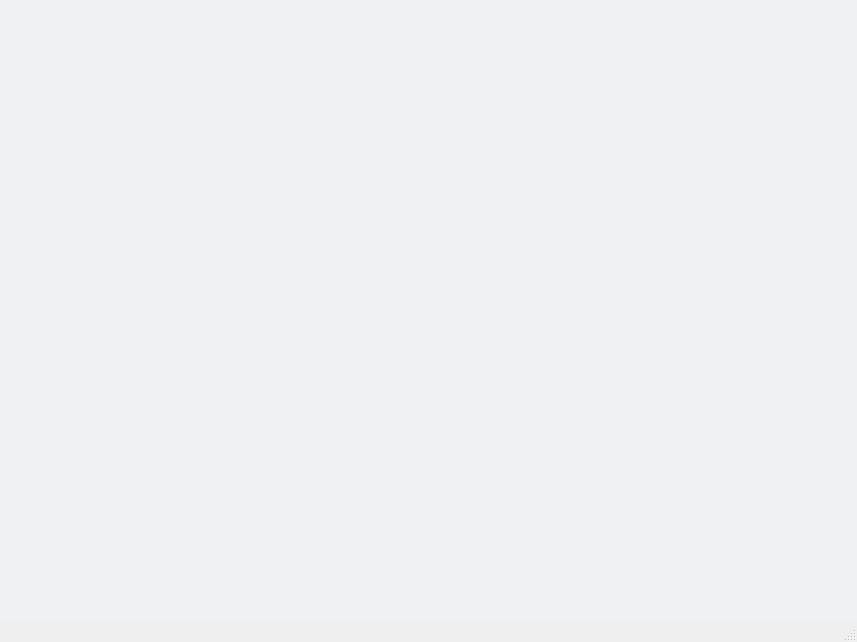
<?xml version="1.0" encoding="UTF-8"?>
<ui version="4.0">
 <class>MainWindow</class>
 <widget class="QMainWindow" name="MainWindow">
  <property name="geometry">
   <rect>
    <x>0</x>
    <y>0</y>
    <width>857</width>
    <height>642</height>
   </rect>
  </property>
  <property name="sizePolicy">
   <sizepolicy hsizetype="Expanding" vsizetype="Preferred">
    <horstretch>0</horstretch>
    <verstretch>0</verstretch>
   </sizepolicy>
  </property>
  <property name="windowTitle">
   <string>MainWindow</string>
  </property>
  <property name="windowIcon">
   <iconset resource="../HTDEMO.qrc">
    <normaloff>:/ico/skin/casc2.ico</normaloff>:/ico/skin/casc2.ico</iconset>
  </property>
  <widget class="QWidget" name="centralWidget">
   <property name="sizePolicy">
    <sizepolicy hsizetype="Expanding" vsizetype="Preferred">
     <horstretch>0</horstretch>
     <verstretch>0</verstretch>
    </sizepolicy>
   </property>
   <property name="styleSheet">
    <string notr="true">.QWidget
{
	background-color: rgb(240, 241, 243);
}</string>
   </property>
   <layout class="QHBoxLayout" name="horizontalLayout">
    <property name="spacing">
     <number>0</number>
    </property>
    <property name="margin">
     <number>0</number>
    </property>
    <item>
     <widget class="QWidget" name="widget_4" native="true">
      <property name="sizePolicy">
       <sizepolicy hsizetype="Preferred" vsizetype="Preferred">
        <horstretch>10</horstretch>
        <verstretch>0</verstretch>
       </sizepolicy>
      </property>
      <layout class="QVBoxLayout" name="verticalLayout">
       <property name="spacing">
        <number>0</number>
       </property>
       <property name="margin">
        <number>0</number>
       </property>
       <item>
        <widget class="QWidget" name="widget_2" native="true"/>
       </item>
       <item>
        <widget class="QWidget" name="widget_3" native="true">
         <property name="sizePolicy">
          <sizepolicy hsizetype="Preferred" vsizetype="Maximum">
           <horstretch>0</horstretch>
           <verstretch>0</verstretch>
          </sizepolicy>
         </property>
        </widget>
       </item>
      </layout>
     </widget>
    </item>
   </layout>
  </widget>
  <widget class="QStatusBar" name="statusBar"/>
  <action name="action">
   <property name="text">
    <string>灵敏度测试</string>
   </property>
  </action>
  <action name="action_2">
   <property name="text">
    <string>空口协议测试</string>
   </property>
  </action>
  <action name="action_3">
   <property name="text">
    <string>自干扰抑制初始化</string>
   </property>
  </action>
  <action name="action_4">
   <property name="text">
    <string>滤波器设置</string>
   </property>
  </action>
  <action name="action_5">
   <property name="text">
    <string>标签盘点模式</string>
   </property>
  </action>
  <action name="action_11">
   <property name="text">
    <string>RF开关</string>
   </property>
  </action>
  <action name="action_13">
   <property name="text">
    <string>IP设置</string>
   </property>
  </action>
  <action name="action_6">
   <property name="text">
    <string>退出</string>
   </property>
  </action>
  <action name="action_8">
   <property name="text">
    <string>退出</string>
   </property>
  </action>
  <action name="action_9">
   <property name="text">
    <string>版本/关于</string>
   </property>
  </action>
  <action name="action_10">
   <property name="text">
    <string>获取帮助</string>
   </property>
  </action>
  <action name="action_12">
   <property name="text">
    <string>调制深度</string>
   </property>
  </action>
  <action name="action_7">
   <property name="text">
    <string>发码斜率</string>
   </property>
  </action>
  <action name="action_16">
   <property name="text">
    <string>保密模块</string>
   </property>
  </action>
  <action name="action_18">
   <property name="text">
    <string>保密模块</string>
   </property>
  </action>
  <action name="actionUDP">
   <property name="text">
    <string>UDP获取信息</string>
   </property>
  </action>
 </widget>
 <layoutdefault spacing="6" margin="11"/>
 <resources>
  <include location="../HTDEMO.qrc"/>
 </resources>
 <connections/>
</ui>
